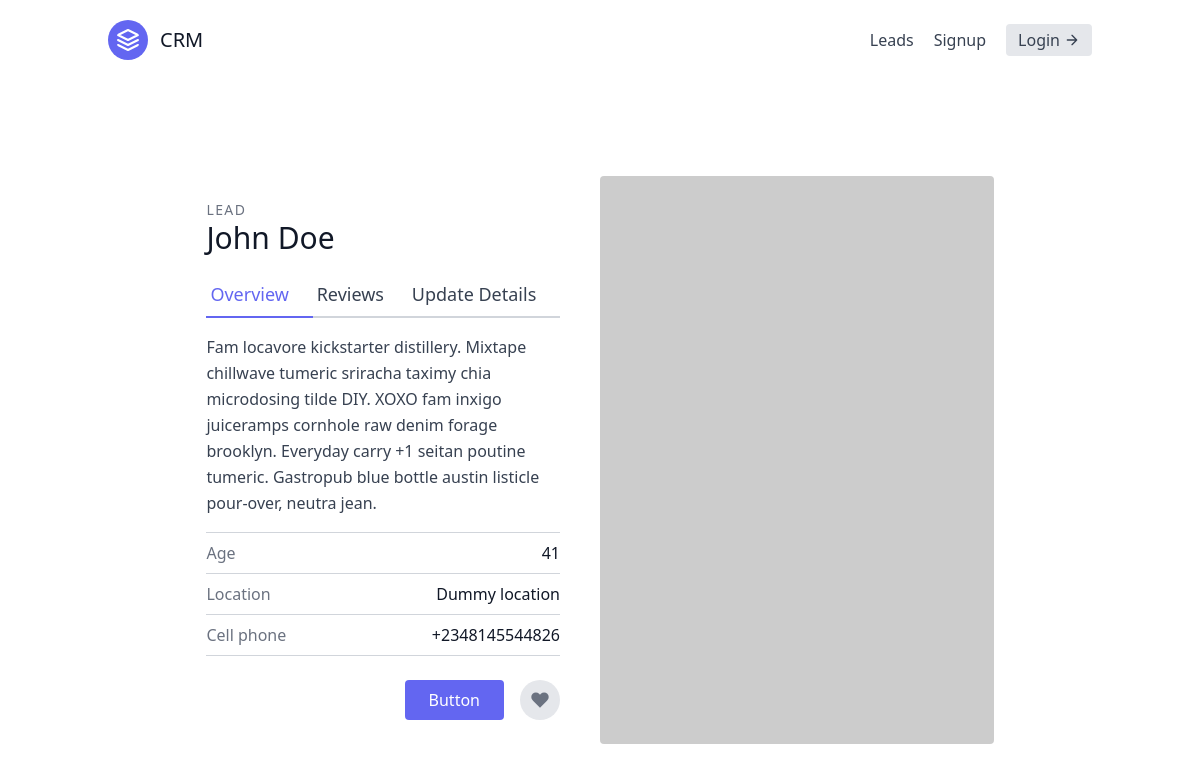
The page /lead/2/detail/ on the database its author committed.
### leads/models.py (models this page shows, shortened)
class Lead(models.Model):
    first_name = models.CharField(max_length=50)
    last_name = models.CharField(max_length=50)
    email = models.EmailField()
    phone_number = models.CharField(max_length=15)
    agent = models.ForeignKey(Agent, on_delete=models.CASCADE)
    age = models.IntegerField(default=0)

### leads/views.py (the view)
# urls.py: path("<int:pk>/detail/", LeadDetailView.as_view(), name="lead-detail"),
class LeadDetailView(generic.DetailView):
    template_name = "lead_details.html"
    queryset = Lead.objects.all()
    context_object_name = 'lead'

### templates/lead_details.html
{% extends "base.html" %}
{% block content %}
<section class="text-gray-700 body-font overflow-hidden">
    <div class="container px-5 py-24 mx-auto">
      <div class="lg:w-4/5 mx-auto flex flex-wrap">
        <div class="lg:w-1/2 w-full lg:pr-10 lg:py-6 mb-6 lg:mb-0">
            <h2 class="text-sm title-font text-gray-500 tracking-widest">LEAD</h2>
            <h1 class="text-gray-900 text-3xl title-font font-medium mb-4">{{ lead.first_name }} {{ lead.last_name }}</h1>
            <div class="flex mb-4">
                <a href="{% url 'leads:lead-detail' lead.pk %}" class="flex-grow text-indigo-500 border-b-2 border-indigo-500 py-2 text-lg px-1">
                    Overview
                </a>
                <a class="flex-grow border-b-2 border-gray-300 py-2 text-lg px-1">
                    Reviews
                </a>
                <a href="{% url 'leads:lead-update' lead.pk %}" class="flex-grow border-b-2 border-gray-300 py-2 text-lg px-1">
                    Update Details
                </a>
            </div>
            <p class="leading-relaxed mb-4">Fam locavore kickstarter distillery. Mixtape chillwave tumeric sriracha taximy chia microdosing tilde DIY. XOXO fam inxigo juiceramps cornhole raw denim forage brooklyn. Everyday carry +1 seitan poutine tumeric. Gastropub blue bottle austin listicle pour-over, neutra jean.</p>
            <div class="flex border-t border-gray-300 py-2">
                <span class="text-gray-500">Age</span>
                <span class="ml-auto text-gray-900">{{ lead.age }}</span>
            </div>
            <div class="flex border-t border-gray-300 py-2">
                <span class="text-gray-500">Location</span>
                <span class="ml-auto text-gray-900">Dummy location</span>
            </div>
            <div class="flex border-t border-b mb-6 border-gray-300 py-2">
                <span class="text-gray-500">Cell phone</span>
                <span class="ml-auto text-gray-900">{{lead.phone_number}}</span>
            </div>
            <div class="flex">
                <button class="flex ml-auto text-white bg-indigo-500 border-0 py-2 px-6 focus:outline-none hover:bg-indigo-600 rounded">Button</button>
                <button class="rounded-full w-10 h-10 bg-gray-200 p-0 border-0 inline-flex items-center justify-center text-gray-500 ml-4">
                <svg fill="currentColor" stroke-linecap="round" stroke-linejoin="round" stroke-width="2" class="w-5 h-5" viewBox="0 0 24 24">
                    <path d="M20.84 4.61a5.5 5.5 0 00-7.78 0L12 5.67l-1.06-1.06a5.5 5.5 0 00-7.78 7.78l1.06 1.06L12 21.23l7.78-7.78 1.06-1.06a5.5 5.5 0 000-7.78z"></path>
                </svg>
                </button>
            </div>
        </div>
        <img alt="ecommerce" class="lg:w-1/2 w-full lg:h-auto h-64 object-cover object-center rounded" src="https://dummyimage.com/400x400">
      </div>
    </div>
  </section>
{% endblock content %}

### rows shown on the page
Lead: first_name "John", last_name "Doe", age "41", phone_number "+2348145544826"
